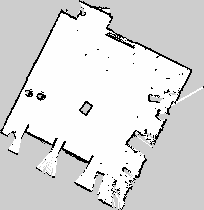
#> input picture Thinesh_Project/digital_twin/map/others/oldmap/data.png, 204 x 210 px
$ python 'shapedetection (copy).py'
#> lines starting #> are read from the running program, lines starting #| are printed output that depends on the picture; after the words box and inside, x2 and y2 are one past the last pixel; in counts of white or black regions, pixels touching at a corner belong together; long printed decimals are rounded
import numpy as np
import cv2

img = cv2.imread('data.png')
#> img is the input picture: shape (210, 204, 3); min 0, max 254, mean 217.4
imgGry = cv2.cvtColor(img, cv2.COLOR_BGR2GRAY)

ret , thrash = cv2.threshold(imgGry, 240 , 255, cv2.CHAIN_APPROX_NONE)
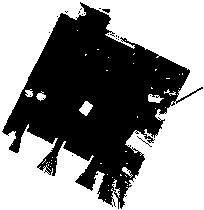
#> thrash: shape (210, 204); 56.4% white; 19 black regions (17 under 20 px)
contours , hierarchy = cv2.findContours(thrash, cv2.RETR_TREE, cv2.CHAIN_APPROX_NONE)
#> contours = 125 contours, 116 with area under 20; largest, box (x1, y1, x2, y2) and area: (0, 0, 204, 210) 42427, (1, 1, 191, 210) 19492, (79, 101, 93, 116) 104, (175, 86, 204, 105) 86, (148, 94, 164, 103) 70


for contour in contours:
    approx = cv2.approxPolyDP(contour, 0.01* cv2.arcLength(contour, True), True)
    cv2.drawContours(img, [approx], 0, (0, 0, 0), 5)
    x = approx.ravel()[0]
    y = approx.ravel()[1] - 5
    if len(approx) == 3:
        cv2.putText( img, "", (x, y), cv2.FONT_HERSHEY_COMPLEX, 0.5, (0, 0, 0) )
    elif len(approx) == 4 :
        x, y , w, h = cv2.boundingRect(approx)
        aspectRatio = float(w)/h
        print(aspectRatio)
        if aspectRatio >= 0.95 and aspectRatio < 1.05:
            cv2.putText(img, "", (x, y), cv2.FONT_HERSHEY_COMPLEX, 0.5, (0, 0, 0))

        else:
            cv2.putText(img, "", (x, y), cv2.FONT_HERSHEY_COMPLEX, 0.5, (0, 0, 0))

    elif len(approx) == 5 :
        cv2.putText(img, "", (x, y), cv2.FONT_HERSHEY_COMPLEX, 0.5, (0, 0, 0))
    elif len(approx) == 10 :
        cv2.putText(img, "", (x, y), cv2.FONT_HERSHEY_COMPLEX, 0.5, (0, 0, 0))
    else:
        cv2.putText(img, "", (x, y), cv2.FONT_HERSHEY_COMPLEX, 0.5, (0, 0, 0))
#> this loop made 125 passes
#> (approx, w, h, aspectRatio) on passes 1, 2, 6, 7, 8, 9, 10, 11, 12, 13: ([[0, 0], [0, 209], [203, 209], [203, 0]], 204, 210, 0.971), ([[114, 206], [115, 205], [116, 206], [115, 207]], 3, 3, 1), ([[124, 196], [125, 195], [126, 196], [125, 197]], 3, 3, 1), ([[125, 195], [126, 194], [127, 195], [126, 196]], 3, 3, 1), ([[112, 185], [113, 184], [114, 185], [113, 186]], 3, 3, 1), ([[132, 181], [133, 180], [134, 181], [133, 182]], 3, 3, 1), ([[134, 178], [135, 177], [136, 178], [135, 179]], 3, 3, 1), ([[47, 173], [48, 172], [49, 173], [48, 174]], 3, 3, 1), ([[46, 172], [47, 171], [48, 172], [47, 173]], 3, 3, 1), ([[43, 172], [44, 171], [45, 172], [44, 173]], 3, 3, 1)
#> (w, h, aspectRatio) on passes 61, 62, 63, 64, 66, 67: (3, 3, 1), (3, 3, 1), (3, 3, 1), (3, 3, 1), (3, 3, 1), (3, 3, 1)
#| 0.9714
#| 1.0
#| 1.0
#| 1.0
#| 1.0
#| 1.0
#| 1.0
#| 1.0
#> (further printed lines are left out)
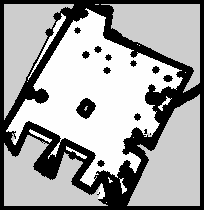
#> img: shape (210, 204, 3); min 0, max 254, mean 162.6

cv2.imshow('shapes', img)
cv2.waitKey(0)
cv2.destroyAllWindows()
